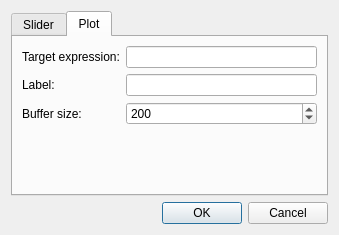
<?xml version="1.0" encoding="UTF-8"?>
<ui version="4.0">
 <class>AddControlForm</class>
 <widget class="QDialog" name="AddControlForm">
  <property name="geometry">
   <rect>
    <x>0</x>
    <y>0</y>
    <width>339</width>
    <height>235</height>
   </rect>
  </property>
  <property name="windowTitle">
   <string>Add Control</string>
  </property>
  <layout class="QVBoxLayout" name="verticalLayout">
   <item>
    <widget class="QTabWidget" name="controlTypeTab">
     <property name="currentIndex">
      <number>1</number>
     </property>
     <widget class="QWidget" name="sliderTab">
      <attribute name="title">
       <string>Slider</string>
      </attribute>
      <layout class="QFormLayout" name="formLayout">
       <item row="0" column="0">
        <widget class="QLabel" name="label_2">
         <property name="text">
          <string>Target expression:</string>
         </property>
        </widget>
       </item>
       <item row="0" column="1">
        <widget class="QLineEdit" name="sliderVariableName"/>
       </item>
       <item row="2" column="0">
        <widget class="QLabel" name="label_3">
         <property name="text">
          <string>Minimum value:</string>
         </property>
        </widget>
       </item>
       <item row="2" column="1">
        <widget class="QDoubleSpinBox" name="sliderMin">
         <property name="minimum">
          <double>-1000000000.000000000000000</double>
         </property>
         <property name="maximum">
          <double>1000000000.000000000000000</double>
         </property>
        </widget>
       </item>
       <item row="3" column="0">
        <widget class="QLabel" name="label_4">
         <property name="text">
          <string>Maximum value:</string>
         </property>
        </widget>
       </item>
       <item row="3" column="1">
        <widget class="QDoubleSpinBox" name="sliderMax">
         <property name="minimum">
          <double>-1000000000.000000000000000</double>
         </property>
         <property name="maximum">
          <double>1000000000.000000000000000</double>
         </property>
        </widget>
       </item>
       <item row="1" column="0">
        <widget class="QLabel" name="label_7">
         <property name="text">
          <string>Label:</string>
         </property>
        </widget>
       </item>
       <item row="1" column="1">
        <widget class="QLineEdit" name="lineEdit"/>
       </item>
      </layout>
     </widget>
     <widget class="QWidget" name="plotTab">
      <attribute name="title">
       <string>Plot</string>
      </attribute>
      <layout class="QFormLayout" name="formLayout_2">
       <item row="0" column="0">
        <widget class="QLabel" name="label">
         <property name="text">
          <string>Target expression:</string>
         </property>
        </widget>
       </item>
       <item row="0" column="1">
        <widget class="QLineEdit" name="plotVariableName"/>
       </item>
       <item row="2" column="0">
        <widget class="QLabel" name="label_5">
         <property name="text">
          <string>Buffer size:</string>
         </property>
        </widget>
       </item>
       <item row="2" column="1">
        <widget class="QSpinBox" name="plotBufferSize">
         <property name="maximum">
          <number>999</number>
         </property>
         <property name="value">
          <number>200</number>
         </property>
        </widget>
       </item>
       <item row="1" column="0">
        <widget class="QLabel" name="label_6">
         <property name="text">
          <string>Label:</string>
         </property>
        </widget>
       </item>
       <item row="1" column="1">
        <widget class="QLineEdit" name="lineEdit_2"/>
       </item>
      </layout>
     </widget>
    </widget>
   </item>
   <item>
    <widget class="QDialogButtonBox" name="buttonBox">
     <property name="standardButtons">
      <set>QDialogButtonBox::Cancel|QDialogButtonBox::Ok</set>
     </property>
     <property name="centerButtons">
      <bool>false</bool>
     </property>
    </widget>
   </item>
  </layout>
 </widget>
 <resources/>
 <connections/>
</ui>
